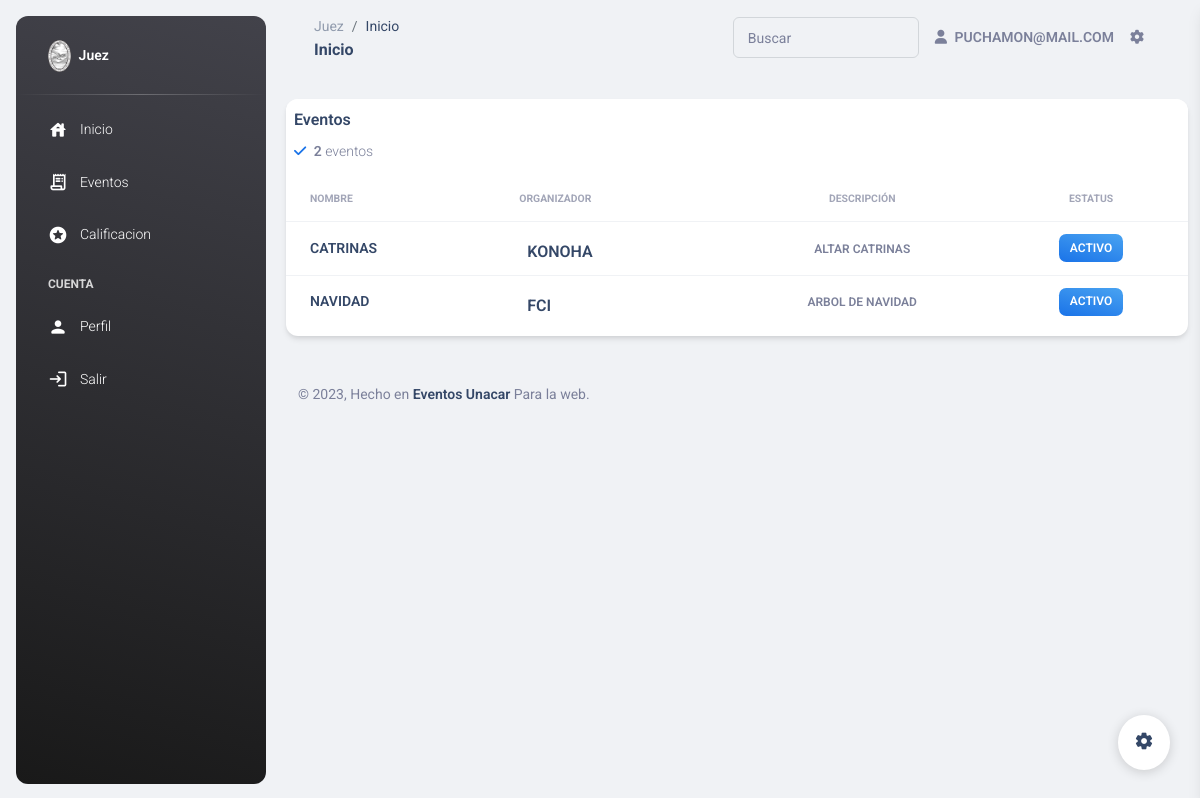
The app's page /Juez/home.php (signed in) with its own data.
### tables this page shows
CREATE TABLE `usuario` (
  `matriculaUsuario` char(6) NOT NULL,
  `idRol` char(3) NOT NULL,
  `nombreUsuario` varchar(45) DEFAULT NULL,
  `apellidoUsuario` varchar(45) DEFAULT NULL,
  `facultadUsuario` varchar(45) DEFAULT NULL,
  `emailUsuario` varchar(45) DEFAULT NULL,
  `Pass` varchar(60) NOT NULL,
  `telefonoUsuario` char(10) DEFAULT NULL
);

CREATE TABLE `evento` (
  `idEvento` char(20) NOT NULL,
  `matriculaUsuario` char(6) NOT NULL,
  `nombreEvento` varchar(45) DEFAULT NULL,
  `descripcionEvento` varchar(100) DEFAULT NULL,
  `statusEvento` varchar(20) DEFAULT NULL
);

### config/database.php (called while the page is built, shortened)
<?php
 $host = "localhost";
 $puerto = "3306";
 $usuario = "root";
 $contrasena = "";
 $baseDeDatos ="eventofci";
 function Conecta_DB_project()
 {
    global $host, $puerto, $usuario, $contrasena, $baseDeDatos;
    if (!($link = mysqli_connect($host.":".$puerto, $usuario, $contrasena)))
      {
          echo "Error conectando a la base de datos.<br>";
         exit();
      }
    else
    {
    }
 return $link;
 }
?>

### Juez/home.php (the view, shortened to what this page needs)
<?php
  include("../config/database.php");
  $user_check=$_SESSION['login_user_sys'];
  $link = Conecta_DB_project();
  $consulta = "select emailUsuario from usuario where emailUsuario='$user_check'";
  $sql=mysqli_query($link,$consulta);
  $row = mysqli_fetch_assoc($sql);
  $login_session =$row['emailUsuario'];
  $queryGeneral = "SELECT idEvento, usuario.facultadUsuario, nombreEvento, descripcionEvento,nombreUsuario,statusEvento FROM evento INNER JOIN usuario ON evento.matriculaUsuario = usuario.matriculaUsuario ORDER BY statusEvento";
  $resultGeneral = mysqli_query(Conecta_DB_project(), $queryGeneral);
  $queryNumero = "SELECT COUNT(idEvento) AS numero FROM evento";
  $numeroEvento = mysqli_query(Conecta_DB_project(), $queryNumero);
?>
<!DOCTYPE html>
<html lang="en">
<head>
  <link href="../assets/css/nucleo-icons.css" rel="stylesheet" />
  <link href="../assets/css/nucleo-svg.css" rel="stylesheet" />
  <link id="pagestyle" href="../assets/css/material-dashboard.css?v=3.0.4" rel="stylesheet" />
</head>
<body class="g-sidenav-show  bg-gray-200">
  <?php
      require "Complements/Menu.php";
  ?>
  <main class="main-content position-relative max-height-vh-100 h-100 border-radius-lg ">
    <nav class="navbar navbar-main navbar-expand-lg px-0 mx-4 shadow-none border-radius-xl" id="navbarBlur" data-scroll="true">
      <div class="container-fluid py-1 px-3">
        <nav aria-label="breadcrumb">
          <ol class="breadcrumb bg-transparent mb-0 pb-0 pt-1 px-0 me-sm-6 me-5">
            <li class="breadcrumb-item text-sm"><a class="opacity-5 text-dark" href="javascript:;">Juez</a></li>
            <li class="breadcrumb-item text-sm text-dark active" aria-current="page">Inicio</li>
          </ol>
          <h6 class="font-weight-bolder mb-0">Inicio</h6>
        </nav>
        <div class="collapse navbar-collapse mt-sm-0 mt-2 me-md-0 me-sm-4" id="navbar">
          <div class="ms-md-auto pe-md-3 d-flex align-items-center">
            <div class="input-group input-group-outline">
              <label class="form-label">Buscar</label>
              <input type="text" id="buscar" class="form-control">
            </div>
          </div>
          <ul class="navbar-nav  justify-content-end">
            <li class="nav-item d-flex align-items-center">
              <a href="#Juez" class="nav-link text-body font-weight-bold px-0">
                <i class="fa fa-user me-sm-1"></i>
                <span class="d-sm-inline d-none"><?php echo $login_session; ?></span>
              </a>
            </li>
            <li class="nav-item px-3 d-flex align-items-center">
              <a href="javascript:;" class="nav-link text-body p-0">
                <i class="fa fa-cog fixed-plugin-button-nav cursor-pointer"></i>
              </a>
            </li>
          </ul>
        </div>
      </div>
    </nav>
    <div class="container-fluid py-4">
      <div class="row mb-4">
        <div class="col-lg-8 col-md-6 mb-md-0 mb-4">
          <div class="card">
            <div class="card-header pb-0">
              <div class="row">
                <div class="col-lg-6 col-7">
                  <h6>Eventos</h6>
                  <p class="text-sm mb-0">
                    <i class="fa fa-check text-info" aria-hidden="true"></i>
                    <span class="font-weight-bold ms-1">
                      <?php
                        foreach ($numeroEvento as $numeroColumna) {
                          echo $numeroColumna['numero'];
                        }
                      ?>
                    </span> eventos
                  </p>
                </div>
              </div>
            </div>
            <div class="card-body px-0 pb-2">
              <div class="table-responsive">
                <table id="tabla" class="table align-items-center mb-0">
                  <thead>
                    <tr>
                      <th class="text-uppercase text-secondary text-xxs font-weight-bolder opacity-7">Nombre</th>
                      <th class="text-uppercase text-secondary text-xxs font-weight-bolder opacity-7 ps-2">Organizador</th>
                      <th class="text-center text-uppercase text-secondary text-xxs font-weight-bolder opacity-7">Descripción</th>
                      <th class="text-center text-uppercase text-secondary text-xxs font-weight-bolder opacity-7">Estatus</th>
                    </tr>
                  </thead>
                  <tbody>
                    <?php
                      foreach ($resultGeneral as $rowGeneral) {
                    ?>
                    <tr>
                      <td>
                        <div class="d-flex px-2 py-1">
                          <div>
                          </div>
                          <div class="d-flex flex-column justify-content-center">
                            <h6 id="nombreEvento" class="mb-0 text-sm">
                                <?php
                                    echo $rowGeneral['nombreEvento'];
                                ?>
                            </h6>
                          </div>
                        </div>
                      </td>
                      <td>
                        <div class="avatar-group mt-2">
                          <span class="text-dark font-weight-bold ms-sm-2">
                          <?php
                            echo $rowGeneral['facultadUsuario'];
                          ?>
                          </span>
                        </div>
                      </td>
                      <td class="align-middle text-center text-sm">
                        <span class="text-xs font-weight-bold">
                        <?php
                          echo $rowGeneral['descripcionEvento'];
                        ?>
                        </span>
                      </td>
                      <td class="align-middle text-center text-sm">
                        <span class="text-xs font-weight-bold badge badge-sm bg-gradient-info">
                        <?php
                          echo $rowGeneral['statusEvento'];
                        ?>
                        </span>
                      </td>
                    </tr>
                    <?php } ?>
                  </tbody>
                </table>
              </div>
            </div>
          </div>
        </div>
      </div>
      <footer class="footer py-4  ">
        <div class="container-fluid">
          <div class="row align-items-center justify-content-lg-between">
            <div class="col-lg-6 mb-lg-0 mb-4">
              <div class="copyright text-center text-sm text-muted text-lg-start">
                © ,
                Hecho en
                <a href="https://www.unacar.mx/" class="font-weight-bold" target="_blank">Eventos Unacar</a>
                Para la web.
              </div>
            </div>
          </div>
        </div>
      </footer>
    </div>
  </main>
  <?php
    require "Complements/Config.php";
  ?>
</body>
</html>

### records on screen
usuario: emailUsuario "PUCHAMON@MAIL.COM"
evento: nombreEvento "CATRINAS", matriculaUsuario.facultadUsuario "KONOHA", descripcionEvento "ALTAR CATRINAS", statusEvento "ACTIVO"
evento: nombreEvento "NAVIDAD", matriculaUsuario.facultadUsuario "FCI", descripcionEvento "ARBOL DE NAVIDAD", statusEvento "ACTIVO"

### other values on screen
$numeroColumna['numero'] "2"
